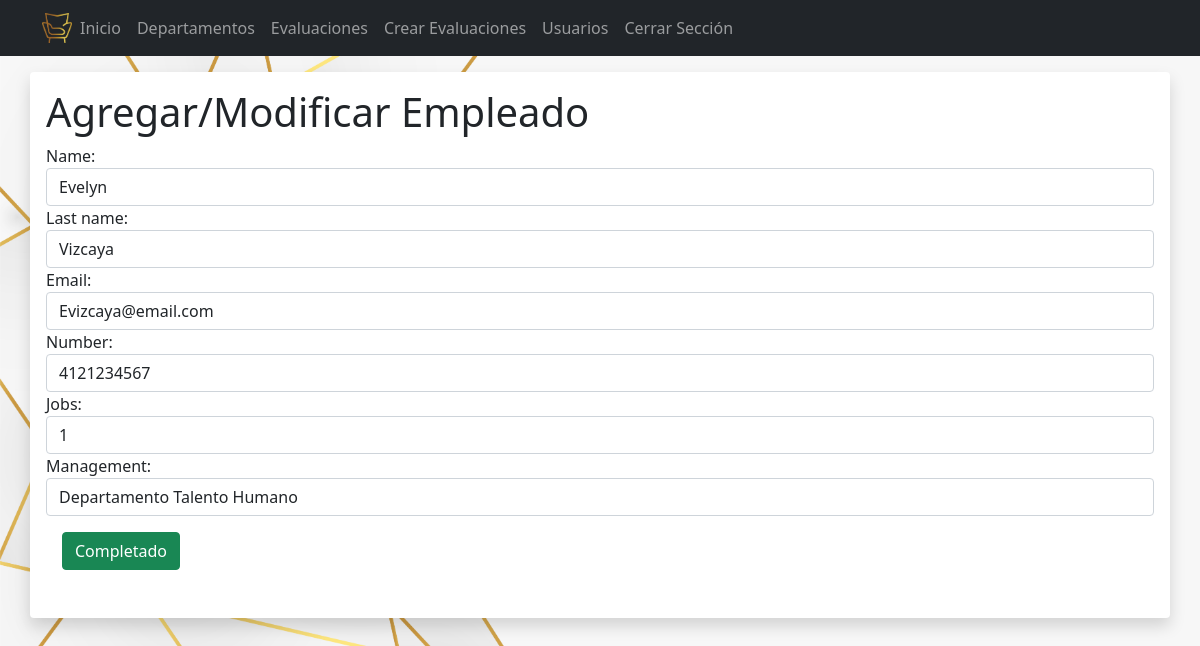
Page /departamento/personal/1/edit (signed in) on the committed database.
### Login/models.py (models this page shows, shortened)
class  Staff(models.Model):
    name = models.CharField(max_length=50)
    last_name = models.CharField(max_length=50)
    email = models.CharField(max_length=100)
    number = models.IntegerField(max_length=50)
    jobs = models.CharField(max_length=300)
    management = models.ForeignKey(Department, on_delete=models.SET_NULL, null=True)

class Department(models.Model):
    management = models.CharField(max_length=300)
    def __str__(self):
        return f'Departamento {self.management}'

### Login/views.py (the view)
# urls.py: path('departamento/personal/<int:id>/edit', views.edit_staff, name='edit_staff'),
@login_required
def edit_staff(request, id):
    if request.method == 'GET':
        staff = get_object_or_404(Staff, pk=id)
        form = StaffForm(instance=staff)
        return render(request, 'create_staff.html', {'form':form})
    else:
        staff = get_object_or_404(Staff, pk=id)
        form = StaffForm(request.POST, instance=staff)
        form.save()
        return redirect('departament')

### Login/forms.py
class StaffForm(forms.ModelForm):
    class Meta:
        model = Staff
        fields = ['name', 'last_name', 'email', 'number', 'jobs', 'management']
        widgets = {
            'name': forms.TextInput(attrs={'class': 'form-control', 'label': 'Nombre', 'placeholder': 'Nombre de Empleado'}),
            'last_name': forms.TextInput(attrs={'class': 'form-control', 'placeholder': 'Apellido de Empleado'}),
            'email': forms.TextInput(attrs={'class': 'form-control', 'placeholder': 'Correo de Empleado'}),
            'number': forms.TextInput(attrs={'class': 'form-control', 'placeholder': 'Telefono de Empleado'}),
            'jobs': forms.TextInput(attrs={'class': 'form-control', 'placeholder': 'Puesto de Empleado'}),
            'management': forms.Select(attrs={'class': 'form-control', 'placeholder': 'Gerencia'})
        }

### Login/templates/create_staff.html (shortened to what this page needs)
<!DOCTYPE html>
<html lang="en">
<head>
</head>
<body>
    {% extends 'base.html' %}
    {% block content %}
    <main class="container bg-light rounded mt-3 shadow p-3 mb-5 bg-body rounded">
        <form action="" method="POST">
            <div class="mb-3">
                <h1>Agregar/Modificar Empleado</h1>
                {{form}}
                <button class="btn btn-success m-3">
                    Completado
                </button>
            </div>
        </form>
    </main>
    {% endblock %}

### Login/static/styles/main.css (style rules this page uses)
body { background-image: url("fondo.jpg"); background-size: cover; }

### rows in the picture
Staff: name "Evelyn", last_name "Vizcaya", email "Evizcaya@email.com", number "4121234567", jobs "1"
Department: management "Departamento Talento Humano"
